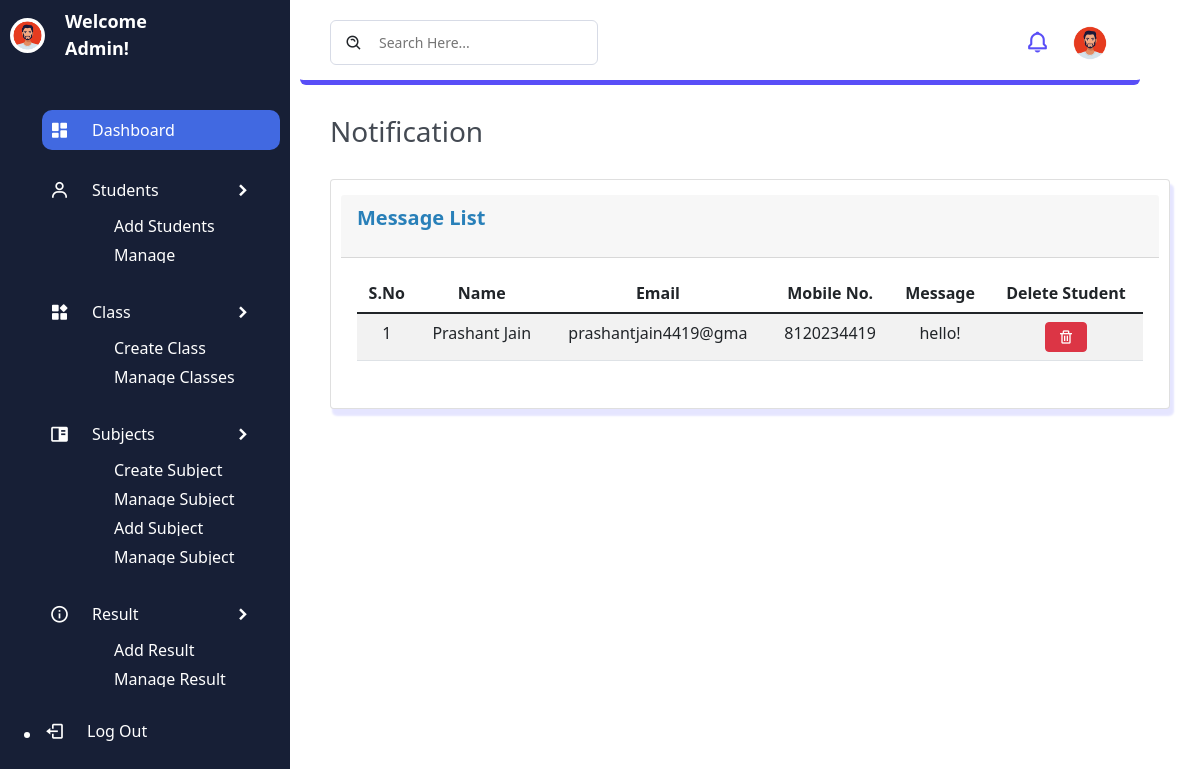
/message.php, run on the app's committed database.
### tables this page shows
CREATE TABLE `message` (
  `id` int(11) NOT NULL,
  `name` varchar(30) NOT NULL,
  `email` varchar(20) NOT NULL,
  `mobile` varchar(10) NOT NULL,
  `message` varchar(255) NOT NULL
);

### message.php (the view, shortened to what this page needs)
<?php
    include 'connection.php';
?>
<!DOCTYPE html>
<html lang="en">
<head>
    <link rel="stylesheet" href="css/style2.css">
    <link href='https://unpkg.com/boxicons@2.1.2/css/boxicons.min.css' rel='stylesheet'>
    <link rel="stylesheet" href="https://cdnjs.cloudflare.com/ajax/libs/twitter-bootstrap/5.1.3/css/bootstrap.min.css">
    <link rel="stylesheet" href="https://cdn.datatables.net/1.12.1/css/dataTables.bootstrap5.min.css">
</head>
<body>
<section class="sidebar">
        <div class="logo">
            <a href="admin-dash.php"><img src="image/avtar.png"><span> Welcome Admin! </span></a>
        </div>
        <ul class="side-menu">
            <li class="nav-item active">
                <a href="admin-dash.php">
                    <i class='bx bxs-dashboard' ></i>
                    <span> Dashboard </span>
                </a>
            </li>
            <li class="nav-item">
                <a href="#" class="dropdown-btn">
                    <i class='bx bx-user'></i>
                    <span>Students</span>
                    <i class="bx bxs-chevron-right"></i>
                </a>
                <ul class="sub-menu">
                    <li><a href="add-student.php">Add Students</a></li>
                    <li><a href="manage-student.php">Manage Students</a></li>
                </ul>
            </li>
            <li class="nav-item">
                <a href="#" class="dropdown-btn">
                    <i class='bx bxs-widget'></i>
                    <span>Class</span>
                    <i class="bx bxs-chevron-right"></i>
                </a>
                <ul class="sub-menu">
                    <li><a href="create-class.php">Create Class</a></li>
                    <li><a href="manage-class.php">Manage Classes</a></li>
                </ul>
            </li>
            <li class="nav-item">
                <a href="#" class="dropdown-btn">
                    <i class='bx bxs-book-content'></i>
                    <span>Subjects</span>
                    <i class="bx bxs-chevron-right"></i>
                </a>
                <ul class="sub-menu">
                    <li><a href="create-subject.php">Create Subject</a></li>
                    <li><a href="manage-subject.php">Manage Subject</a></li>
                    <li><a href="add-subject-combination.php">Add Subject Combination</a></li>
                    <li><a href="manage-subject-combination.php">Manage Subject Combination</a></li>
                </ul>
            </li>
            <li class="nav-item">
                <a href="#" class="dropdown-btn">
                    <i class='bx bx-info-circle' ></i>
                    <span>Result</span>
                    <i class="bx bxs-chevron-right"></i>
                </a>
                <ul class="sub-menu">
                    <li><a href="add-result.php">Add Result</a></li>
                    <li><a href="manage-result.php">Manage Result</a></li>
                </ul>
            </li>
        </ul>
        <ul class="log">
            <li class="nav-item">
                <a href="admin-logout.php">
                    <i class='bx bx-log-out'></i>
                    <span>Log Out</span>
                </a>
            </li>
        </ul>
    </section>
    <section class="main">
        <div class="navigation">
            <div class="n1">
                <div class="search">
                    <i class='bx bx-search-alt'></i>
                    <input type="text" name="search" id="search" placeholder="Search Here...">
                </div>
            </div>
            <div class="profile">
                <a href="message.php"><i class='bx bx-bell'></i></a>
                <img src="image/avtar.png" alt="image/avtar">
            </div>
        </div>
        <div class="page-name">
            <h3>Notification</h3>
        </div>
        <div class="card">
            <div class="card-header">
                <p>Message List</p>
            </div>
        <div class="card-body">
                <table id="example" class="table table-striped" style="width:100%; text-align: center;">
                    <thead>
                        <tr>
                            <th>S.No</th>
                            <th>Name</th>
                            <th>Email</th>
                            <th>Mobile No.</th>
                            <th>Message</th>
                            <th>Delete Student</th>
                        </tr>
                    </thead>
                    <tbody>
                    <?php
                    $num = 1;
                    $selectquery = "SELECT * FROM message";
                    $query = mysqli_query($con,$selectquery);
                    while($result = mysqli_fetch_array($query)){ ?>
                        <tr>
                            <td><?php echo $num++; ?></td>
                            <td><?php echo $result['name'] ?></td>
                            <td><?php echo $result['email'] ?></td>
                            <td><?php echo $result['mobile'] ?></td>
                            <td><?php echo $result['message']?></td>
                            <td><a href="delete-message.php?id=<?php echo $result['0']?>"><button class="btn btn-danger"><i class='bx bx-trash'></i></button></a></td>
                        </tr>
                        <?php   }  ?>
                    </tbody>
                </table>
            </div>
        </div>
    </section>
</body>
</html>

### css/style2.css (style rules this page uses)
.sidebar { position: fixed; top: 0; left: 0; width: 290px; height: 100vh; padding: 10px; background: #171f36; color: #fff; transition: 0.5s; overflow-y: auto; }
.sidebar a { text-decoration: none; color: inherit; display: flex; align-items: center; }
.logo { height: 50px; margin: 0 0 50px 0; position: relative; }
.logo a { height: 100%; }
.logo a img { width: 35px; height: 35px; border-radius: 50%; }
.logo a span { width: 150px; overflow: hidden; font-size: 18px; font-weight: bold; margin: 0 0 0 20px; transition: 0.5s; }
.side-menu li { list-style: none; overflow: hidden; border-radius: 10px; padding: 5px; margin: 20px auto; text-transform: capitalize; transition: 0.5s; }
li a { position: relative; height: 30px; }
li a i { margin-right: 20px; font-size: 20px; width: 25px; text-align: center; }
li a span { width: 105px; overflow: hidden; height: 25px; transition: 0.5s; }
.bxs-chevron-right { position: absolute; right: 0; overflow: hidden; transition: 0.5s; }
.sub-menu { width: 80%; margin: 0 0 0 25px; overflow: hidden; transition: 0.5s; }
.sub-menu li { height: 25px; padding: 5px 10px ; margin: 4px auto; font-size: 16px; font-weight: 300; }
.sub-menu li a { position: initial; height: 100%; display: initial; }
.main { width: calc(100% - 400px); margin: 5px 300px; transition: 0.5s; }
.active { background: royalblue; }
.main { width: calc(100% - 360px); }
.main .navigation { display: flex; align-items: center; justify-content: space-between; padding: 15px 30px; border-bottom: 5px solid #594ef7; background: #fff; border-radius: 6px; }
.main .navigation .search { display: flex; justify-content: flex-start; align-items: center; padding: 10px 14px; border: 1px solid #d7dbe6; border-radius: 6px; }
.main .navigation .search i { margin-right: 14px; font-size: 18px; }
.main .navigation .search input { border: none; outline: none; font-size: 14px; }
.main .navigation .profile { display: flex; align-items: center; justify-content: space-between; }
.main .navigation .profile i { margin-right: 20px; font-size: 25px; font-weight: 400; color: #594ef7; cursor: pointer; }
.main .navigation .profile img { height: 40px; width: 40px; border-radius: 50%; object-fit: cover; }
.page-name { color: #444a53; padding: 30px 30px 0 30px; font-size: 24px; font-weight: 700; }
.card { width: 100%; border: 3px solid #BC8CF2; margin: 30px; padding: 15px 10px; background-color: #F7F7F7; color: #000; box-shadow: 3px 6px 2px 1px rgba(0, 0, 255, .1); }
.card-header { display: flex; justify-content: space-between; }
.card-header p { color: #2980B9; font-size: 20px; font-weight: 700; }

### data on the page
message: name "Prashant Jain", email "prashantjain4419@gma", mobile "8120234419", message "hello!"
